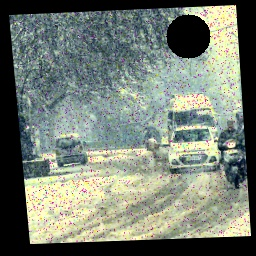
#> input picture driving_images/im001-snow.jpg, 256 x 256 px
$ python denoise_ocular.py   (older library calls are emulated)
#> lines starting #> are read from the running program, lines starting #| are printed output that depends on the picture; after the words box and inside, x2 and y2 are one past the last pixel; in counts of white or black regions, pixels touching at a corner belong together
import cv2
import numpy as np
import argparse
import subprocess

def denoise_nlm(image_path, output_path):
    """ Step 1: Apply Non-Local Means (NLM) Denoising to Preserve Edges. """
#> called with image_path = 'driving_images/im001-snow.jpg', output_path = 'denoised_nlm.jpg'
    image = cv2.imread(image_path)
#> image is the input picture: shape (256, 256, 3); mean B, G, R 115.6, 126.8, 118.6
    denoised = cv2.fastNlMeansDenoisingColored(image, None, h=10, hColor=10, templateWindowSize=7, searchWindowSize=21)
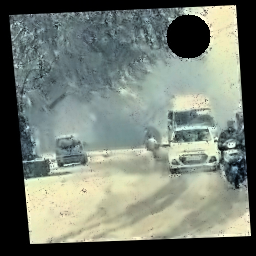
#> denoised: shape (256, 256, 3); mean B, G, R 115.6, 126.2, 117.8
    cv2.imwrite(output_path, denoised)
    print(f"Step 1: NLM Denoising Done! Saved to {output_path}")
    return output_path

def detect_snowy_regions(image_path, output_mask_path):
    """ Step 2: Detect Snowy/Low-Texture Areas for Targeted Inpainting. """
#> called with image_path = 'denoised_nlm.jpg', output_mask_path = 'snow_mask.jpg'
    image = cv2.imread(image_path)
    gray = cv2.cvtColor(image, cv2.COLOR_BGR2GRAY)
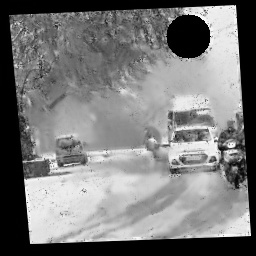
#> gray: shape (256, 256); min 0, max 252, mean 122.5

    # Apply Laplacian to detect texture variations
    laplacian = cv2.Laplacian(gray, cv2.CV_64F)
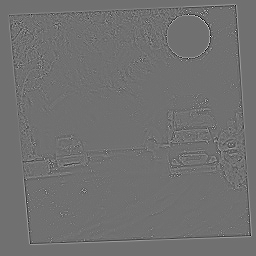
#> laplacian: shape (256, 256) float64; min -539, max 680, mean 0; drawn with min black and max white
    texture_map = np.abs(laplacian)
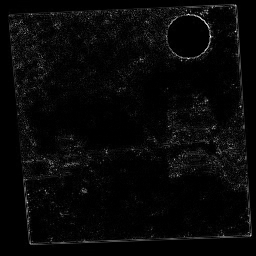
#> texture_map: shape (256, 256) float64; min 0, max 680, mean 20.7; drawn with min black and max white

    # Threshold for low texture (smooth areas)
    texture_threshold = 15  # Lower = More Aggressive (captures more flat areas)
    smooth_mask = (texture_map < texture_threshold).astype(np.uint8) * 255
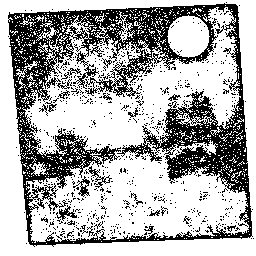
#> smooth_mask: shape (256, 256); 68.4% white; black in thin lines or dots

    # Brightness threshold to detect white areas (snow)
    brightness_threshold = 200  # Adjust based on how bright the snow is
    bright_mask = (gray > brightness_threshold).astype(np.uint8) * 255
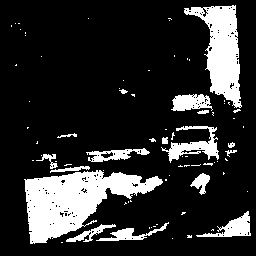
#> bright_mask: shape (256, 256); 17.9% white; 78 white regions (61 under 20 px), largest, box (x1, y1, x2, y2) and area: (24, 170, 163, 244) 5091, (184, 5, 242, 108) 2860, (161, 126, 219, 163) 787

    # Combine both masks (low-texture & bright = Snowy Area)
    snow_mask = cv2.bitwise_and(smooth_mask, bright_mask)
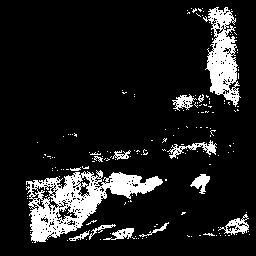
#> snow_mask: shape (256, 256); 11.7% white; 171 white regions (157 under 20 px), largest, box (x1, y1, x2, y2) and area: (26, 170, 163, 243) 3864, (203, 7, 241, 107) 1922, (167, 140, 217, 159) 281

    cv2.imwrite(output_mask_path, snow_mask)
    print(f"Step 2: Snow Region Detection Done! Mask saved to {output_mask_path}")
    return output_mask_path

def run_lama_inpainting(image_path, mask_path, output_path):
    """ Step 3: Apply LaMa (Deep Learning) Inpainting on the Snowy Regions. """
#> called with image_path = 'denoised_nlm.jpg', mask_path = 'snow_mask.jpg', output_path = 'final_cleaned.jpg'
    lama_script = "scripts/inpaint.py"  # Make sure you have LaMa installed
    command = ["python3", lama_script, "--image", image_path, "--mask", mask_path, "--output", output_path]
    try:
        subprocess.run(command, check=True)
#> (this line was passed over: subprocess is not available in this run)
        print(f"Step 3: LaMa Inpainting Done! Saved to {output_path}")
    except subprocess.CalledProcessError as e:
        print(f"Error running LaMa: {e}")

def inpaint_snowy_regions(image_path, mask_path, output_path):
    """ Step 3 (Alternative): Use OpenCV’s Inpainting on the Snowy Areas. """
    image = cv2.imread(image_path)
    mask = cv2.imread(mask_path, cv2.IMREAD_GRAYSCALE)

    # Ensure the mask is binary
    mask = (mask > 0).astype(np.uint8) * 255

    # Apply OpenCV inpainting
    inpainted = cv2.inpaint(image, mask, inpaintRadius=3, flags=cv2.INPAINT_TELEA)

    cv2.imwrite(output_path, inpainted)
    print(f"Step 3: OpenCV Inpainting Done! Saved to {output_path}")

def main():
    parser = argparse.ArgumentParser(description="Denoise ocular noise from an image.")
    parser.add_argument("--method", type=str, choices=["lama", "opencv"], default="lama",
                        help="Choose inpainting method: 'lama' (Deep Learning) or 'opencv' (PatchMatch).")
    args = parser.parse_args()

    # Input and Output Paths
    input_image = "driving_images/im001-snow.jpg"
    nlm_output = "denoised_nlm.jpg"
    snow_mask_path = "snow_mask.jpg"
    final_output = "final_cleaned.jpg"

    # Step 1: Apply Non-Local Means Denoising (Preserves Objects)
    nlm_output = denoise_nlm(input_image, nlm_output)

    # Step 2: Detect Snowy Areas
    snow_mask_path = detect_snowy_regions(nlm_output, snow_mask_path)

    # Step 3: Apply Inpainting for Snow Regions
    if args.method == "lama":
        run_lama_inpainting(nlm_output, snow_mask_path, final_output)
    else:
        inpaint_snowy_regions(nlm_output, snow_mask_path, final_output)

    print(f"All steps completed! Final output saved as {final_output}")

if __name__ == "__main__":
    main()

$ run again, with driving_images/im002-snow.jpg copied over driving_images/im001-snow.jpg
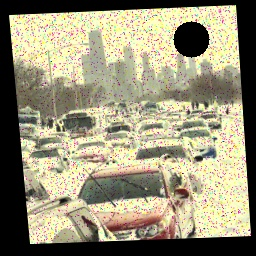
#> input picture driving_images/im002-snow.jpg, 256 x 256 px
#> in denoise_nlm, image is the input picture: shape (256, 256, 3); mean B, G, R 120.4, 146.3, 152.1
#> in detect_snowy_regions, `smooth_mask = (texture_map < texture_threshold).astype(np.uint8) * 255`:
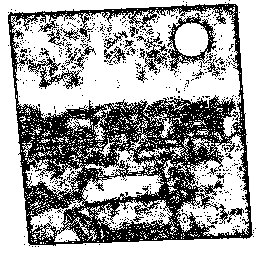
#> smooth_mask: shape (256, 256); 63.9% white; black in thin lines or dots
#> bright_mask: shape (256, 256); 40.9% white; 67 white regions (59 under 20 px), largest, box (x1, y1, x2, y2) and area: (19, 100, 251, 244) 14071, (9, 5, 240, 86) 10899, (88, 197, 175, 241) 1424
#> in detect_snowy_regions, `snow_mask = cv2.bitwise_and(smooth_mask, bright_mask)`:
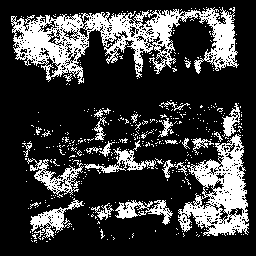
#> snow_mask: shape (256, 256); 23.1% white; 421 white regions (393 under 20 px), largest, box (x1, y1, x2, y2) and area: (11, 7, 239, 84) 6881, (178, 134, 249, 236) 3459, (27, 158, 84, 195) 712

$ run again, with driving_images/im003-snow.jpg copied over driving_images/im001-snow.jpg
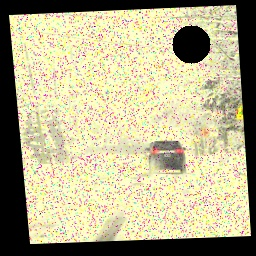
#> input picture driving_images/im003-snow.jpg, 256 x 256 px
#> in denoise_nlm, image is the input picture: shape (256, 256, 3); mean B, G, R 141.2, 175.2, 181
#> in detect_snowy_regions, `smooth_mask = (texture_map < texture_threshold).astype(np.uint8) * 255`:
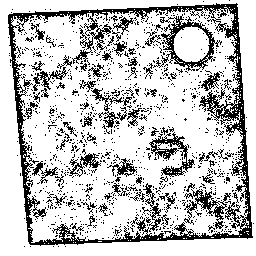
#> smooth_mask: shape (256, 256); 76.9% white; black in thin lines or dots
#> bright_mask: shape (256, 256); 71% white; 361 black regions (354 under 20 px), largest, box (x1, y1, x2, y2) and area: (0, 0, 256, 256) 15822, (170, 24, 213, 64) 1168, (145, 140, 188, 174) 995
#> in detect_snowy_regions, `snow_mask = cv2.bitwise_and(smooth_mask, bright_mask)`:
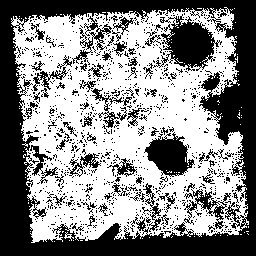
#> snow_mask: shape (256, 256); 53.5% white; 997 black regions (931 under 20 px), largest, box (x1, y1, x2, y2) and area: (0, 0, 256, 256) 20013, (153, 14, 222, 71) 1917, (144, 132, 195, 177) 1286

$ run again, with driving_images/im004-snow.jpg copied over driving_images/im001-snow.jpg
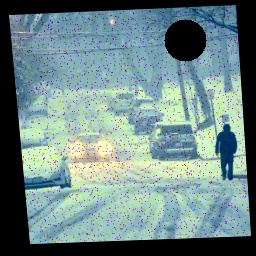
#> input picture driving_images/im004-snow.jpg, 256 x 256 px
#> in denoise_nlm, image is the input picture: shape (256, 256, 3); mean B, G, R 136.2, 136.9, 111.5
#> smooth_mask: shape (256, 256); 84.8% white; black in thin lines or dots
#> bright_mask: shape (256, 256); 15.6% white; 40 white regions (27 under 20 px), largest, box (x1, y1, x2, y2) and area: (19, 109, 221, 208) 7004, (205, 80, 245, 155) 1273, (156, 85, 197, 131) 894
#> in detect_snowy_regions, `snow_mask = cv2.bitwise_and(smooth_mask, bright_mask)`:
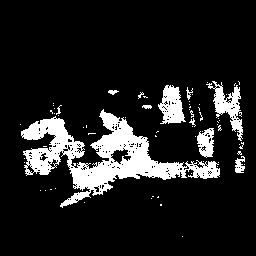
#> snow_mask: shape (256, 256); 12.8% white; 67 white regions (57 under 20 px), largest, box (x1, y1, x2, y2) and area: (21, 109, 220, 208) 6128, (206, 81, 243, 141) 776, (158, 85, 186, 124) 679
